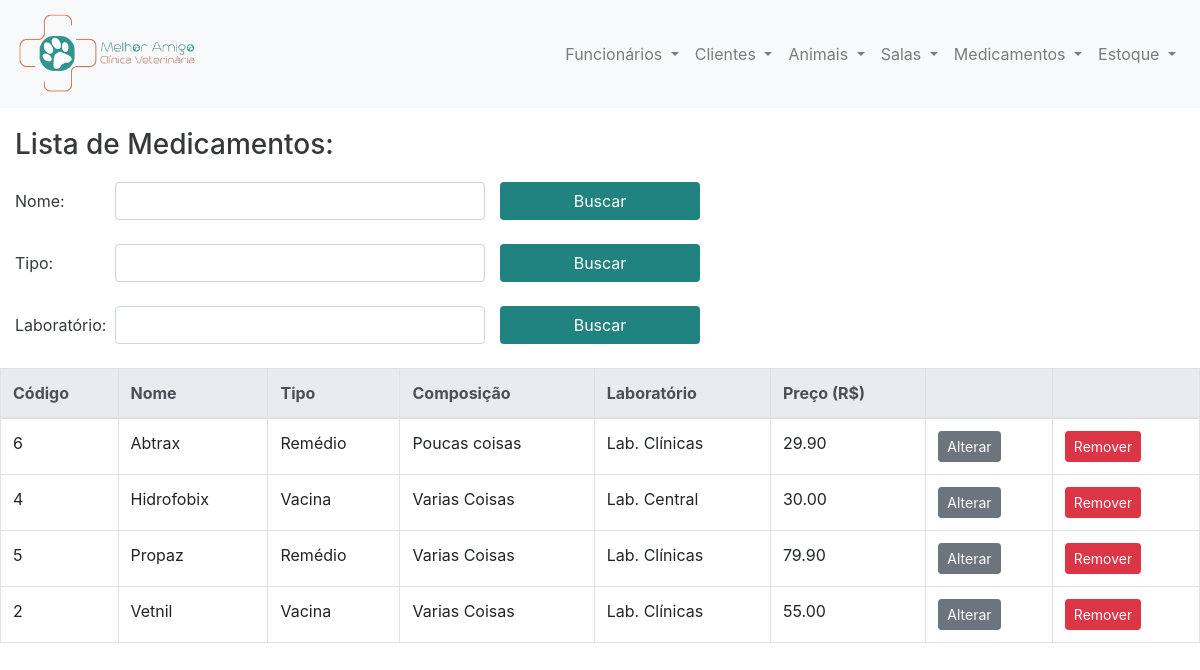
/medicamento/index.php?action=lista, run on the app's committed database.
### tables this page shows
CREATE TABLE `medicamentos` (
  `id_medicamento` int(11) NOT NULL,
  `nome` varchar(20) NOT NULL,
  `tipo` varchar(20) NOT NULL,
  `comp` varchar(50) NOT NULL,
  `lab` varchar(20) NOT NULL,
  `preco` float(11,2) NOT NULL
);

### model/medicamento_db.php (called while the page is built, shortened)
<?php
require('../model/database.php');
function lista(){
    global $db;
    $query = 'SELECT * FROM medicamentos'
            . ' ORDER BY nome';
    $statement = $db->prepare($query);
    $statement->execute();
    return $statement;
}

### medicamento/lista_medicamento.php (the view, shortened to what this page needs)
<?php include '../view/header.php'; ?>
<main>
    <div class="tituloPaginaEntidade col-md-5 col-sm-6">
        <h1 class="h3">Lista de Medicamentos:</h1>
    </div>
    <form class="container-fluid" action="." method="post">
        <div class="form-group row">
            <label for="campoBuscaPorNomeMedicamento" class="col-md-1 col-form-label">Nome:</label>
            <div class="col-md-4 col-sm-6">
                <input type="text" name="nome" class="form-control mb-2" id="campoBuscaPorNomeMedicamento">
            </div>
            <button type="submit" class="btn col-md-2 mb-2"
                    style="background-color: #218380; color: white">Buscar</button>
        </div>
    </form>
    <form class="container-fluid" action="." method="post">
        <div class="form-group row">
            <label for="campoBuscaPorTipoMedicamento" class="col-md-1 col-form-label">Tipo:</label>
            <div class="col-md-4 col-sm-6">
                <input type="text" name="tipo" class="form-control mb-2" id="campoBuscaPorTipoMedicamento">
            </div>
            <button type="submit" class="btn col-md-2 mb-2"
                    style="background-color: #218380; color: white">Buscar</button>
        </div>
    </form>
    <form class="container-fluid" action="." method="post">
        <div class="form-group row">
            <label for="campoBuscaPorLabMedicamento" class="col-md-1 col-form-label">Laboratório:</label>
            <div class="col-md-4 col-sm-6">
                <input type="text" name="lab" class="form-control mb-2" id="campoBuscaPorLabMedicamento">
            </div>
            <button type="submit" class="btn col-md-2 mb-2"
                    style="background-color: #218380; color: white">Buscar</button>
        </div>
    </form>
    <table class="table table-bordered">
        <thead class="thead-light">
            <tr>
                <th scope="col">Código</th>
                <th scope="col">Nome</th>
                <th scope="col">Tipo</th>
                <th scope="col">Composição</th>
                <th scope="col">Laboratório</th>
                <th scope="col">Preço (R$)</th>
                <th scope="col">&nbsp;</th>
                <th scope="col">&nbsp;</th>
            </tr>
        </thead>
        <tbody>
            <?php foreach ($lista as $medicamento) : ?>
                <tr>
                    <td><?php echo $medicamento['id_medicamento']; ?></td>
                    <td><?php echo $medicamento['nome']; ?></td>
                    <td><?php echo $medicamento['tipo']; ?></td>
                    <td><?php echo $medicamento['comp']; ?></td>
                    <td><?php echo $medicamento['lab']; ?></td>
                    <td><?php echo $medicamento['preco']; ?></td>
                    <td>
                        <form action="." method="post">
                            <input type="submit" class="btn btn-secondary btn-sm" value="Alterar">
                        </form>
                    </td>
                    <td>
                        <form action="." method="post">
                            <input type="submit" class="btn btn-danger btn-sm" value="Remover">
                        </form>
                    </td>
                </tr>
            <?php endforeach; ?>
        </tbody>
    </table>
</main>
<?php include '../view/footer.php'; ?>

### novocss.css (style rules this page uses)
body, html { height: 100%; }
.tituloPaginaEntidade { color: #36393B; margin-bottom: 20px; margin-top: 20px; }
.col-form-label { color: #36393B; }

### data on the page
medicamentos: id_medicamento "6", nome "Abtrax", tipo "Remédio", comp "Poucas coisas", lab "Lab. Clínicas", preco "29.90"
medicamentos: id_medicamento "4", nome "Hidrofobix", tipo "Vacina", comp "Varias Coisas", lab "Lab. Central", preco "30.00"
medicamentos: id_medicamento "5", nome "Propaz", tipo "Remédio", comp "Varias Coisas", lab "Lab. Clínicas", preco "79.90"
medicamentos: id_medicamento "2", nome "Vetnil", tipo "Vacina", comp "Varias Coisas", lab "Lab. Clínicas", preco "55.00"
